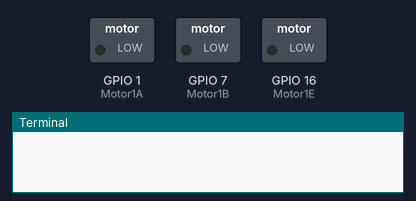
This program was run on a simulated Raspberry Pi (BCM pin numbers). On the bench: switched loads named in the program (green lamp = pin HIGH), the last lines printed to the terminal. At 8.2 s the program stops and its outputs stay as they are.

Above: at 0.1 s.
At 2.1 s:
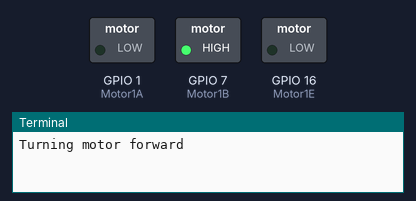
At 6.2 s:
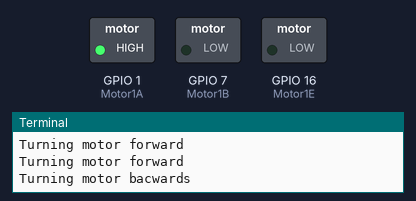
Timing chart, 0 to 9.7 s (numbered marks = the images above):
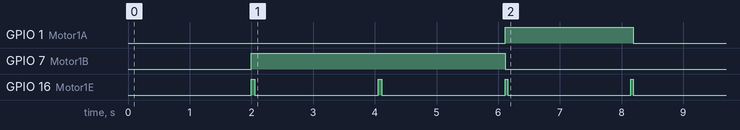

The program:

blinds_test.py
```python
import RPi.GPIO as GPIO
from time import sleep

GPIO.setmode(GPIO.BCM)

Motor1A = 1
Motor1B = 7
Motor1E = 16

GPIO.setup(Motor1A,GPIO.OUT)
GPIO.setup(Motor1B,GPIO.OUT)
GPIO.setup(Motor1E,GPIO.OUT)


for num in range(0,2):
    sleep(2)
    print ("Turning motor forward")
    GPIO.output(Motor1A,GPIO.LOW)
    GPIO.output(Motor1B,GPIO.HIGH)
    GPIO.output(Motor1E,GPIO.HIGH)
    sleep(0.055)
    GPIO.output(Motor1E,GPIO.LOW)

for num in range(0,2):
    sleep(2)
    print ("Turning motor bacwards")
    GPIO.output(Motor1A,GPIO.HIGH)
    GPIO.output(Motor1B,GPIO.LOW)
    GPIO.output(Motor1E,GPIO.HIGH)
    sleep(0.04)
    GPIO.output(Motor1E,GPIO.LOW)

GPIO.cleanup()
```

Measured:
- by itself, GPIO 1 (Motor1A): LOW → HIGH at 6.1 s, → LOW 2.1 s later
- by itself, GPIO 7 (Motor1B): LOW → HIGH at 2.0 s, → LOW 4.1 s later
- by itself, GPIO 16 (Motor1E): alternates HIGH for 0.05 s and LOW for 2.0 s
